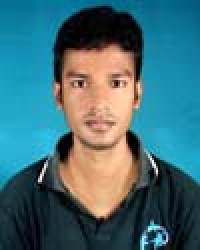
%> input picture CSE_LAB_4TH/401/exam_prep/5.histogram calculation and equalization/1.jpg, 100 x 125 px (shown 2 times larger)
$ octave Simple_Histogram_Calculation_by_steps.m   (GNU Octave 9; MATLAB toolbox functions it lacks are replaced by stand-ins)
%> lines starting %> are read from the running program, lines starting %| are printed output that depends on the picture
%Simple histogram calculation by 10 steps
clc;
clear all;
close all;

img=imread('1.jpg');
%> img is the input picture: size 125x100x3 uint8; mean R, G, B 66.1, 108.2, 116.2
img=rgb2gray(img);
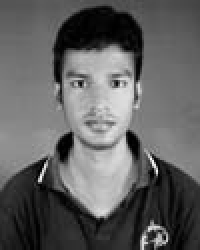
%> img: size 125x100 uint8 (shown 2 times larger); min 0, max 253, mean 96.5

count=zeros(1,260);

for i=0:255
    numbers=find(i==img(:));
    count(i+1)=length(numbers);
end
%> this loop made 256 passes
%> numbers on pass 60: [967; 3344; 3415; 4474; 4568; 7776; 8409; 8696]
%> after the loop, count = 260 values, max 153 at index 132, min 0 at index 227, mean 48.08


n=10; %Number of steps
m=round(256/n);
ans=zeros(1,m);
for i=1:1:m
    sum=0;
    for j=1:1:n
        sum=sum+count( (i-1)*10+j);
    end
    ans(i)=sum;
end


subplot(2,2,1);
imshow(img);
title('Input image');


subplot(2,2,2);
plot(ans);
title('Ploted  Histogram');

subplot(2,2,3:4);
stem(ans);
title('stem Histogram');
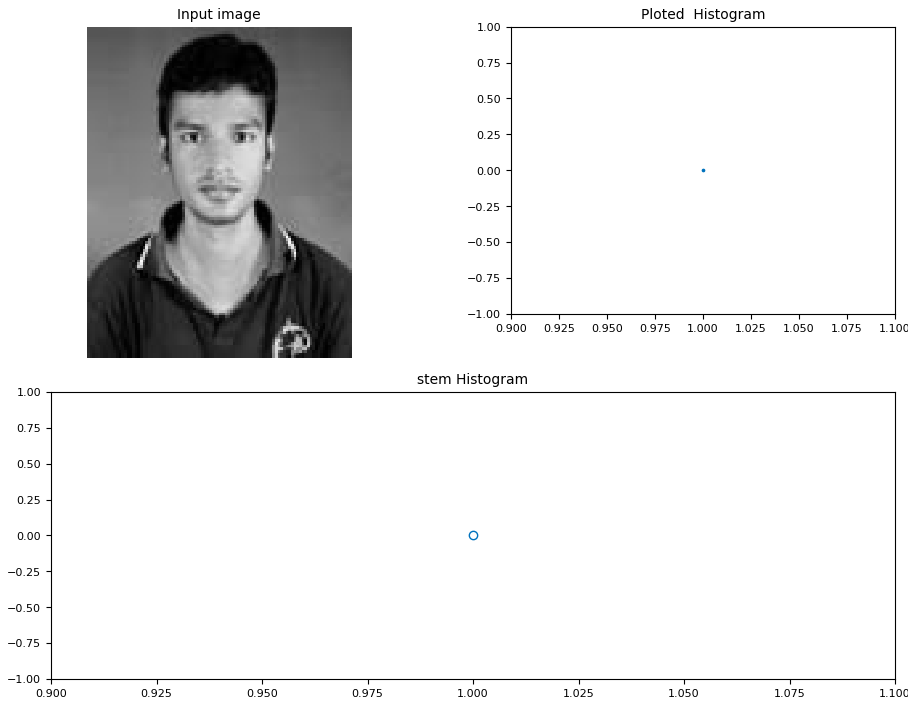
%> figure redrawn from the program's plot data, 3 panels

$ run again, with CSE_LAB_4TH/401/exam_prep/5.histogram calculation and equalization/ref.tif saved as CSE_LAB_4TH/401/exam_prep/5.histogram calculation and equalization/1.jpg
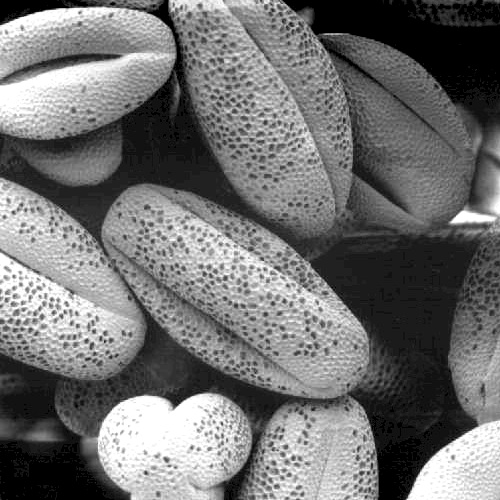
%> input picture CSE_LAB_4TH/401/exam_prep/5.histogram calculation and equalization/ref.tif, 500 x 500 px
%> img is the input picture: size 500x500 uint8; min 0, max 255, mean 113.2
%> after the loop `for i=0:255`: count = 260 values, max 14228 at index 1, min 0 at index 257, mean 961.5
%> `title('stem Histogram');`:
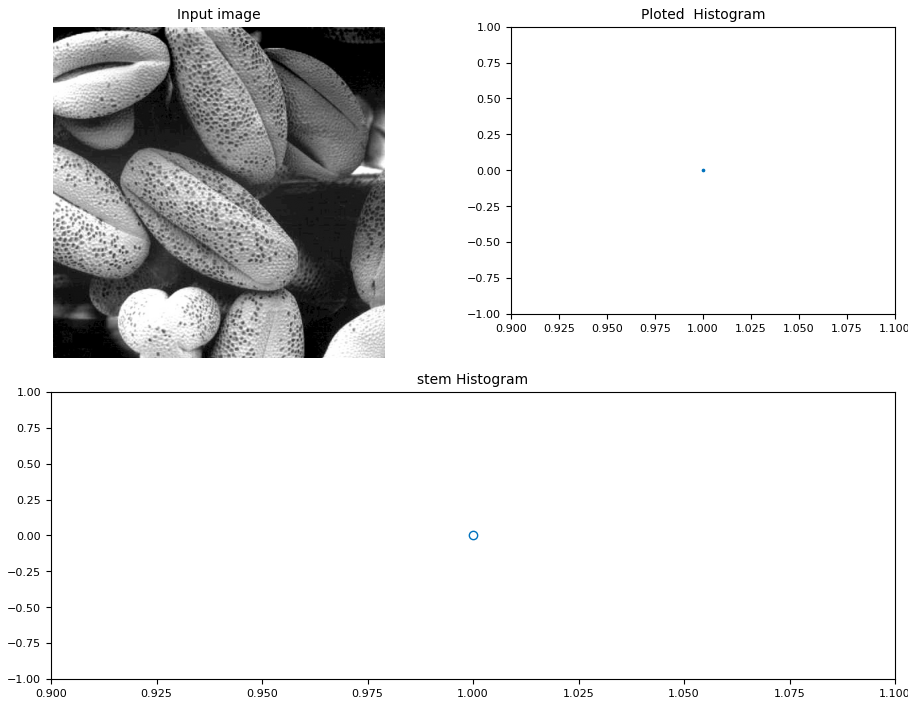
%> figure redrawn from the program's plot data, 3 panels
